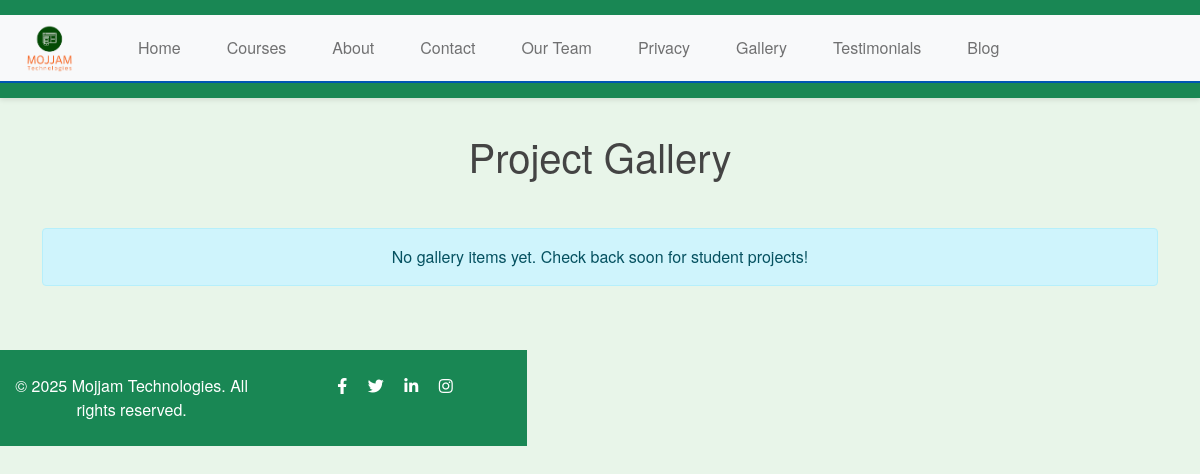
The page /gallery/ on the database as committed earlier.
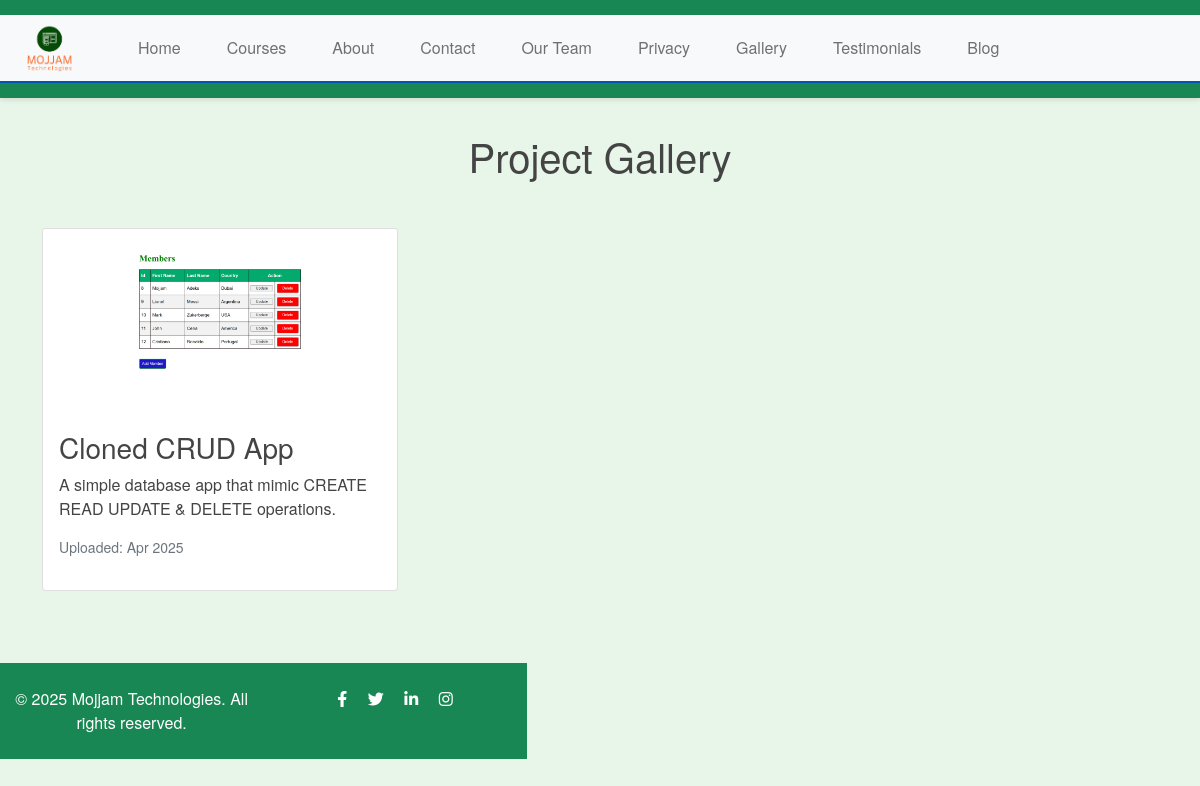
The same page on the database as committed later.
### app/models.py (models this page shows, shortened)
class Gallery(models.Model):
    title = models.CharField(max_length=200)
    image = models.ImageField(upload_to='gallery/')
    description = models.TextField(blank=True)
    uploaded_at = models.DateTimeField(auto_now_add=True)

### app/views.py (the view)
# urls.py: path('gallery/', gallery, name='gallery'),
def gallery(request):
    dummy_gallery = [
        {'title': 'Event 1', 'description': 'Our first event'},
        {'title': 'Workshop', 'description': 'Learning session'}
    ]
    real_gallery = Gallery.objects.all().order_by('-uploaded_at')
    return render(request, 'gallery.html', {
        'dummy_gallery': dummy_gallery,
        'real_gallery': real_gallery
    })

### app/context_processors.py (called while the page is built)
def current_year(request):
    return {
        'current_year': datetime.now().year
    }

### app/templates/gallery.html (shortened to what this page needs)
{% extends 'base.html' %} {% load static %} {% block content %}
<div class="container my-5">
  <h1 class="text-center mb-5">Project Gallery</h1>
  <div class="row">
     {% for item in real_gallery %}
    <div class="col-md-4 mb-4">
      <div class="card h-100">
        <img
          src="{{ item.image.url }}"
          class="card-img-top"
          alt="{{ item.title }}"
        />
        <div class="card-body">
          <h3 class="card-title">{{ item.title }}</h3>
          <p class="card-text">{{ item.description|truncatewords:15 }}</p>
          <p class="text-muted small">
            Uploaded: {{ item.uploaded_at|date:"M Y" }}
          </p>
        </div>
      </div>
    </div>
    {% empty %}
    <div class="col-12">
      <div class="alert alert-info text-center">
        No gallery items yet. Check back soon for student projects!
      </div>
    </div>
    {% endfor %}
  </div>
</div>
{% endblock %}

### app/templates/base.html (shortened to what this page needs)
{% load static %}
<!DOCTYPE html>
<html lang="en">
  <head>
    <link href="https://cdn.jsdelivr.net/npm/bootstrap@5.1.3/dist/css/bootstrap.min.css" rel="stylesheet">
    <link rel="stylesheet" href="{% static 'css/style.css' %}" />
    <link
      rel="stylesheet"
      href="https://cdnjs.cloudflare.com/ajax/libs/font-awesome/5.15.4/css/all.min.css"
    />
  </head>
  <body>
    <header class="bg-success text-white">
      <nav class="navbar navbar-expand-lg navbar-light bg-light">
        <div class="logo">
          <a href="{% url 'home' %}">
            <img
              width="60px"
              height="60px"
              src="{% static 'images/logo1.png' %}"
              alt="Mojjam Technologies"
            />
          </a>
        </div>
        <div class="collapse navbar-collapse" id="navbarLinks">
          <ul class="navbar-nav">
            <li class="nav-item">
              <a class="nav-link" href="{% url 'home' %}">Home</a>
            </li>
            <li class="nav-item">
              <a class="nav-link" href="{% url 'courses' %}">Courses</a>
            </li>
            <li class="nav-item">
              <a class="nav-link" href="{% url 'about' %}">About</a>
            </li>
            <li class="nav-item">
              <a class="nav-link" href="{% url 'contact' %}">Contact</a>
            </li>
            <li class="nav-item">
              <a class="nav-link" href="{% url 'team' %}">Our Team</a>
            </li>
            <li class="nav-item">
              <a class="nav-link" href="{% url 'privacy' %}">Privacy</a>
            </li>
            <li class="nav-item">
              <a class="nav-link" href="{% url 'gallery' %}">Gallery</a>
            </li>
            <li class="nav-item">
              <a class="nav-link" href="{% url 'testimonials' %}"
                >Testimonials</a
              >
            </li>
            <li class="nav-item">
              <a class="nav-link" href="{% url 'blog' %}">Blog</a>
            </li>
          </ul>
        </div>
      </nav>
    </header>
    <main>{% block content %} {% endblock %}</main>
    <footer class="bg-success text-white py-4 footer-section">
      <div class="container">
        <div class="row">
          <div class="col-md-6 text-center text-md-left mb-3 mb-md-0">
            <p class="mb-0">
              &copy; {{ current_year }} Mojjam Technologies. All rights
              reserved.
            </p>
          </div>
          <div class="col-md-6 text-center text-md-right">
            <div class="social-links">
              <a href="#" class="text-white mx-2"
                ><i class="fab fa-facebook-f"></i
              ></a>
              <a href="#" class="text-white mx-2"
                ><i class="fab fa-twitter"></i
              ></a>
              <a href="#" class="text-white mx-2"
                ><i class="fab fa-linkedin-in"></i
              ></a>
              <a href="#" class="text-white mx-2"
                ><i class="fab fa-instagram"></i
              ></a>
            </div>
          </div>
        </div>
      </div>
    </footer>
  </body>
</html>

### app/static/css/style.css (style rules this page uses)
body { font-family: "Helvetica Neue", Arial, sans-serif; margin: 0; padding: 60px 0 50px; background-color: #e8f5e9; color: #444; }
header { position: fixed; top: 0; left: 0; right: 0; z-index: 1000; }
footer { position: fixed; z-index: 2; text-align: center; padding: 20px 0; }
header { background-color: #388e3c; color: #fff; padding: 15px 0; box-shadow: 0 2px 5px rgba(0, 0, 0, 0.1); }
nav { display: flex; justify-content: space-between; align-items: center; padding: 10px 20px; flex-wrap: wrap; background-color: rgba(0, 123, 255, 0.9); border-bottom: 2px solid #0056b3; }
.logo a { color: #fff; text-decoration: none; font-size: 1.5em; font-weight: bold; margin-right: 20px; }
.logo a img { max-width: 100%; height: auto; }
nav ul { list-style: none; padding: 0; margin: 0; display: flex; flex-wrap: wrap; }
nav ul li { margin-left: 30px; }
nav ul li a { color: #fff; text-decoration: none; transition: color 0.3s; }
footer { text-align: center; padding: 20px 0; }

### app/templates/base.html (style rules this page uses)
.page-transition { animation: fadeIn 0.5s ease-in-out; }

Rows that differ between the two databases and show on the page:
added Gallery: image (picture), title "Cloned CRUD App", description "A simple database app that mimic CREATE READ UPDATE & DELETE operations.", uploaded_at "Apr 2025"
Other text that changed with them:
text no longer shown: "No gallery items yet. Check back soon for student projects!"
